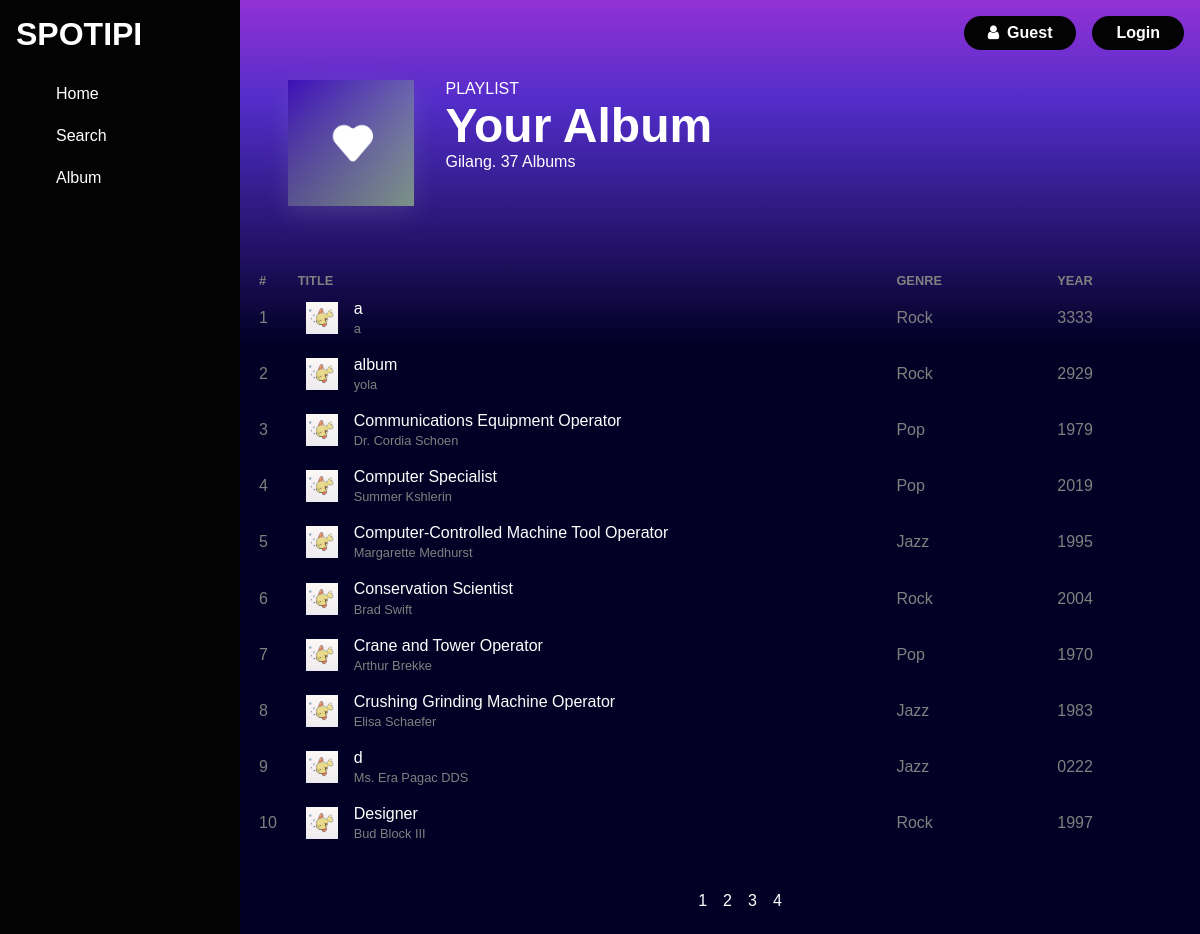
Page /src/albumList.php on the earlier database version.
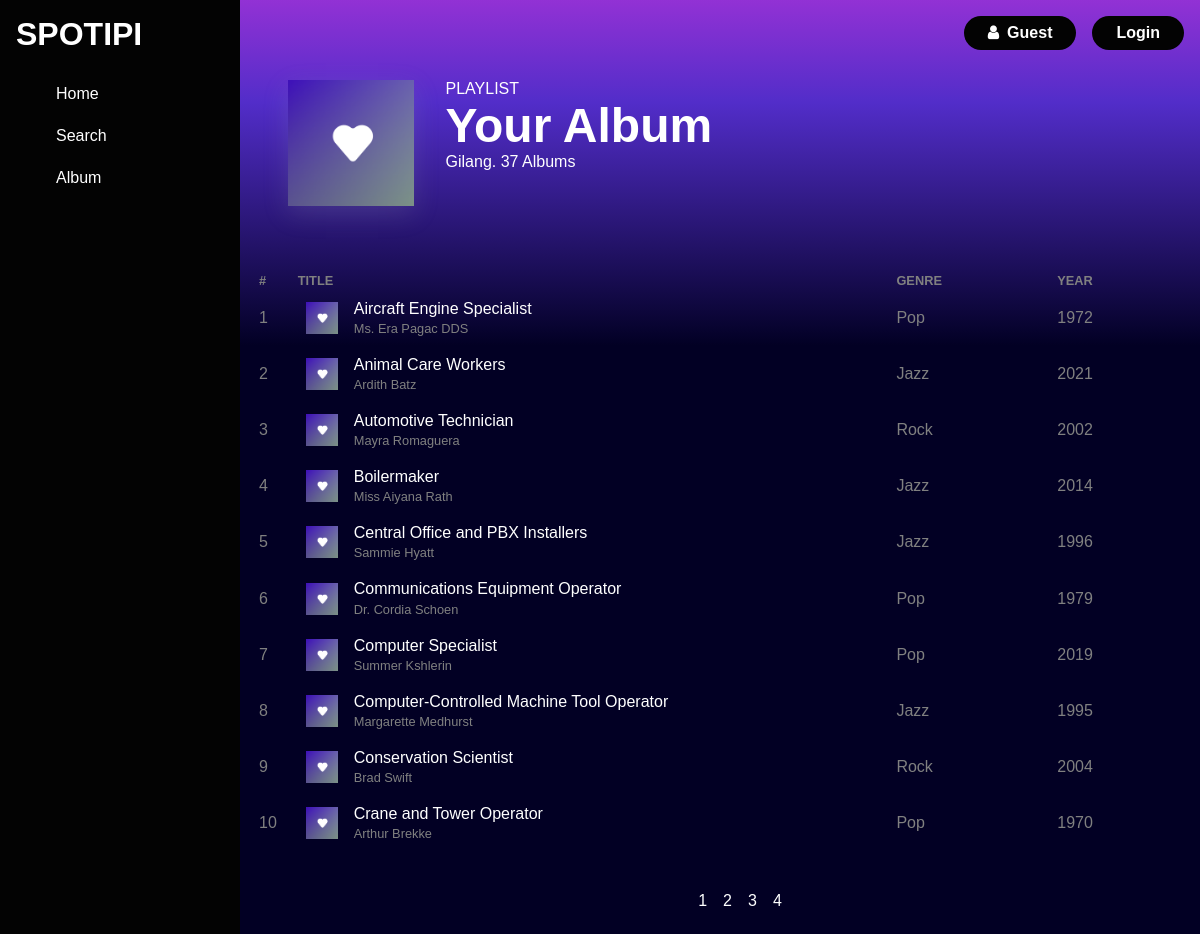
Same page on the later database version.
### tables this page shows
CREATE TABLE `album` (
  `album_id` int(11) NOT NULL,
  `Judul` char(64) NOT NULL,
  `Penyanyi` char(128) NOT NULL,
  `Total_duration` int(11) NOT NULL,
  `Image_path` char(255) NOT NULL,
  `Tanggal_terbit` date NOT NULL,
  `Genre` char(64) NOT NULL
);

### src/albumList.php (the view, shortened to what this page needs)
<?php
require_once("./config/config.php");
$sql = "SELECT * FROM album ORDER BY album.Judul ASC;";
$data = mysqli_query($conn, $sql);
$num = mysqli_num_rows($data);
?>
<!DOCTYPE html>
<html lang="en">
<head>
  <link rel="stylesheet" href="styles/public.css" />
  <link rel="stylesheet" href="styles/albumList.css" />
  <link rel="stylesheet" href="styles/sidenav.css" />
  <link rel="stylesheet" href="styles/topnav.css" />
  <link rel="stylesheet" href="https://cdnjs.cloudflare.com/ajax/libs/font-awesome/4.7.0/css/font-awesome.min.css" />
</head>
<body>
  <div class="homepage-user">
    <?php include "./components/sidenav.php" ?>
    <div class="home-section">
      <?php include './components/topnav.php'  ?>
      <div class="header">
        <img class="header-img" src="assets/CoverImages/likedLogo.png" alt="" />
        <div class="header-desc">
          <p class="header-desc-p">PLAYLIST</p>
          <h1 class="header-title">Your Album</h1>
          <p>Gilang. <?= $num ?> Albums</p>
        </div>
      </div>
      <div class="songlist">
        <?php
        $batas = 10;
        $halaman = isset($_GET['halaman']) ? (int)$_GET['halaman'] : 1;
        $halaman_awal = ($halaman > 1) ? ($halaman * $batas) - $batas : 0;
        $data = mysqli_query($conn, "SELECT * FROM album ORDER BY album.Judul ASC");
        $jumlah_data = mysqli_num_rows($data);
        $total_halaman = ceil($jumlah_data / $batas);
        $data_album = mysqli_query($conn, "SELECT * FROM album ORDER BY album.Judul ASC limit $halaman_awal, $batas");
        $nomor = $halaman_awal + 1;
        ?>
        <table class="songlist-table">
          <tr class="th-row">
            <th class="th-number">#</th>
            <th class="th-title">TITLE</th>
            <th class="th-genre">GENRE</th>
            <th class="th-year">YEAR</th>
          </tr>
          <?php
          while ($d = mysqli_fetch_array($data_album)) { ?>
            <tr class="songrow">
              <td><?php echo $nomor++;  ?></td>
              <td>
                <div class="songtitle">
                  <img class="songtitle-img" src="<?php echo $d["Image_path"] ?>" alt="" />
                  <div class="songtitle-desc">
                    <p class="songtitle-title">
                      <a href="albumDetail.php?id=<?= $d['album_id'] ?>"><?= $d['Judul'] ?></a>
                    </p>
                    <p class="songtitle-artist"><?= $d['Penyanyi'] ?></p>
                  </div>
                </div>
              </td>
              <td><?= $d['Genre'] ?></td>
              <td><?= date('Y', strtotime($d['Tanggal_terbit'])) ?></td>
            </tr>
          <?php } ?>
        </table>
        <nav>
          <ul class="pagination justify-content-center">
            <?php
            for ($x = 1; $x <= $total_halaman; $x++) {
            ?>
              <li class="page-item"><a class="page-link <?php echo ($x == $_GET['halaman']) ? "page-active" : "" ?>" href="?halaman=<?php echo $x ?>"><?php echo $x; ?></a></li>
            <?php
            }
            ?>
          </ul>
        </nav>
      </div>
    </div>
  </div>
</body>
</html>

Differences in the rows shown:
removed album: Image_path (picture), Judul "a", Penyanyi "a", Genre "Rock", Tanggal_terbit "3333"
removed album: Image_path (picture), Judul "album", Penyanyi "yola", Genre "Rock", Tanggal_terbit "2929"
no longer on this page (row edited): album: Image_path (picture), Judul "Crushing Grinding Machine Operator", Penyanyi "Elisa Schaefer", Genre "Jazz", Tanggal_terbit "1983"
no longer on this page (row edited): album: Image_path (picture), Judul "Designer", Penyanyi "Bud Block III", Genre "Rock", Tanggal_terbit "1997"
changed album "Ms. Era Pagac DDS": Image_path: a different picture; Judul "d" → "Aircraft Engine Specialist"; Genre "Jazz" → "Pop"; Tanggal_terbit "0222" → "1972"; moves up the list
now on this page (row edited): album: Image_path (picture), Judul "Animal Care Workers", Penyanyi "Ardith Batz", Genre "Jazz", Tanggal_terbit "2021"
added album: Image_path (picture), Judul "Automotive Technician", Penyanyi "Mayra Romaguera", Genre "Rock", Tanggal_terbit "2002"
added album: Image_path (picture), Judul "Boilermaker", Penyanyi "Miss Aiyana Rath", Genre "Jazz", Tanggal_terbit "2014"
added album: Image_path (picture), Judul "Central Office and PBX Installers", Penyanyi "Sammie Hyatt", Genre "Jazz", Tanggal_terbit "1996"
changed album "Communications Equipment Operator": Image_path: a different picture
changed album "Computer Specialist": Image_path: a different picture
changed album "Computer-Controlled Machine Tool Operator": Image_path: a different picture
changed album "Conservation Scientist": Image_path: a different picture
changed album "Crane and Tower Operator": Image_path: a different picture
